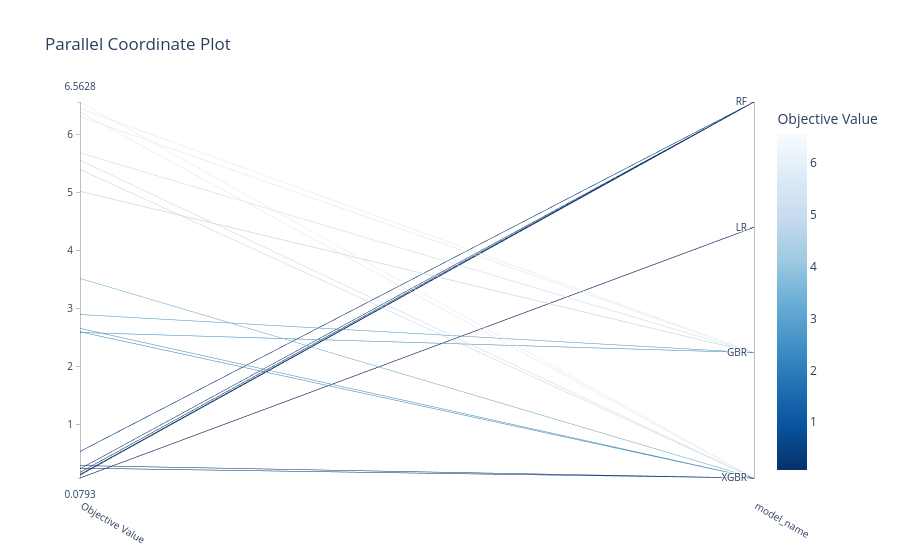

Write notebook code for a chart like this one.
### Markdown cell above
This shows that our model got optimized after 2 trails only

### Code cell
plot_parallel_coordinate(study, params=["model_name"])

### Figure 1 — Plotly figure (JSON) as saved in the notebook; plotly's stock layout.template omitted (floating-point values rounded to 4 significant figures)
{"data": [{"dimensions": [{"label": "Objective Value", "range": [0.07935, 6.563], "values": [5.558, 5.022, 0.07935, 0.07935, 0.1776, 0.1419, 6.563, 0.2373, 5.399, 0.07935, 6.31, 6.45, 6.386, 0.07935, 0.07935, 0.07935, 0.07935, 0.07935, 0.07935, 0.07935, 0.07935, 0.07935, 0.07935, 0.07935, 0.07935, 0.07935, 0.07935, 0.07935, 0.07935, 0.5365, 0.5365, 2.898, 0.07935, 2.588, 0.07935, 0.07935, 0.07935, 2.66, 2.6, 3.52, 0.249, 0.2937, 0.1288, 0.1288, 0.07935, 0.07935, 0.07935, 0.07935, 0.07935, 5.685]}, {"label": "model_name", "range": [0, 3], "ticktext": ["XGBR", "GBR", "LR", "RF"], "tickvals": [0, 1, 2, 3], "values": [0, 1, 2, 2, 3, 3, 0, 3, 0, 2, 1, 1, 0, 2, 2, 2, 2, 2, 2, 2, 2, 2, 2, 2, 2, 2, 2, 2, 2, 3, 3, 1, 2, 1, 2, 2, 2, 0, 0, 0, 0, 0, 3, 3, 2, 2, 2, 2, 2, 1]}], "labelangle": 30, "labelside": "bottom", "line": {"color": [5.558, 5.022, 0.07935, 0.07935, 0.1776, 0.1419, 6.563, 0.2373, 5.399, 0.07935, 6.31, 6.45, 6.386, 0.07935, 0.07935, 0.07935, 0.07935, 0.07935, 0.07935, 0.07935, 0.07935, 0.07935, 0.07935, 0.07935, 0.07935, 0.07935, 0.07935, 0.07935, 0.07935, 0.5365, 0.5365, 2.898, 0.07935, 2.588, 0.07935, 0.07935, 0.07935, 2.66, 2.6, 3.52, 0.249, 0.2937, 0.1288, 0.1288, 0.07935, 0.07935, 0.07935, 0.07935, 0.07935, 5.685], "colorbar": {"title": {"text": "Objective Value"}}, "colorscale": [[0, "rgb(247,251,255)"], [0.125, "rgb(222,235,247)"], [0.25, "rgb(198,219,239)"], [0.375, "rgb(158,202,225)"], [0.5, "rgb(107,174,214)"], [0.625, "rgb(66,146,198)"], [0.75, "rgb(33,113,181)"], [0.875, "rgb(8,81,156)"], [1, "rgb(8,48,107)"]], "reversescale": true, "showscale": true}, "type": "parcoords"}], "layout": {"title": {"text": "Parallel Coordinate Plot"}}}
